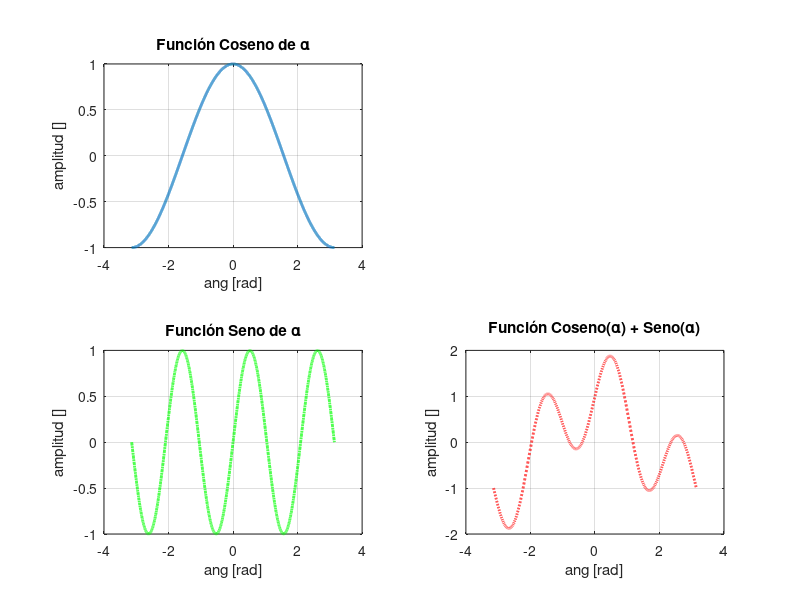

Here is the MATLAB script that generated this plot:
% Primeros Gráficos
% Limpiar variables antes de comenzar el script: limpiar pantalla, borrar variables y cerrar todas las figuras
clc; clear all; close all;

% Generar el vector que represente el ángulo alfa
alfaInicial = -pi;
alfaFinal = pi;
alfaPaso = 1e-3;
alfa = alfaInicial:alfaPaso:alfaFinal; % vFinal - paso si es nec

% Generar funciones trigonométricas cos y sen
cosAlfa=cos(alfa);
senAlfa=sin(3*alfa);

% Graficar las Funciones: plot(pares x,y , pares x1,y1)
plot(alfa,cosAlfa) % graficadora
hold on;           % permite unir dos graficos
plot(alfa,senAlfa)
plot(alfa,cosAlfa,...
     alfa,senAlfa,...
     alfa,senAlfa + cosAlfa)
% Para visualizar un elemento del vector = vector(indice)
% Para visualizar el último elemento del vector = vector(end) = size(vector) o length(vector)
% Para visualizar el primer elemento del vector != vector(0) y si vector(1)

% Título del Gráfico
title('Funciones Trigonométricas')

% Nombre de Ejes
xlabel('ang [rad]')
ylabel('amplitud')

% Leyendas de cada función
legend('cos(\alpha)', 'sen(\alpha)', 'cos(\alpha) + sen(\alpha)')

% Grosor de las líneas del gráfico
% plot(pares x,y,PARAMETROS , pares x1,y1,PARAMETROS1)
% close all;
plot(alfa,cosAlfa,'-.r',...
     alfa,senAlfa,'linewidth',2,...
     alfa,senAlfa + cosAlfa)
legend('cos(\alpha)', 'sen(\alpha)', 'cos(\alpha) + sen(\alpha)')


% Guardar el grafico
% archivo > guardar ó control+S > opciones de guardado '.gif'

% Dividir el lienzo
% subplot(filas,columnas,indice)
subplot(2,2,1)
  plot(alfa, cosAlfa, 'linewidth', 2)
  grid
  xlabel('ang [rad]')
  ylabel('amplitud []')
  title('Función Coseno de \alpha')
subplot(2,2,3)
  plot(alfa, senAlfa, '-.g', 'linewidth', 2)
  grid
  xlabel('ang [rad]')
  ylabel('amplitud []')
  title('Función Seno de \alpha')

subplot(2,2,4)
  plot(alfa, cosAlfa + senAlfa, '--r', 'linewidth', 2)
  grid
  xlabel('ang [rad]')
  ylabel('amplitud []')
  title('Función Coseno(\alpha) + Seno(\alpha)')

% Finalización del script
disp('Terminado')
